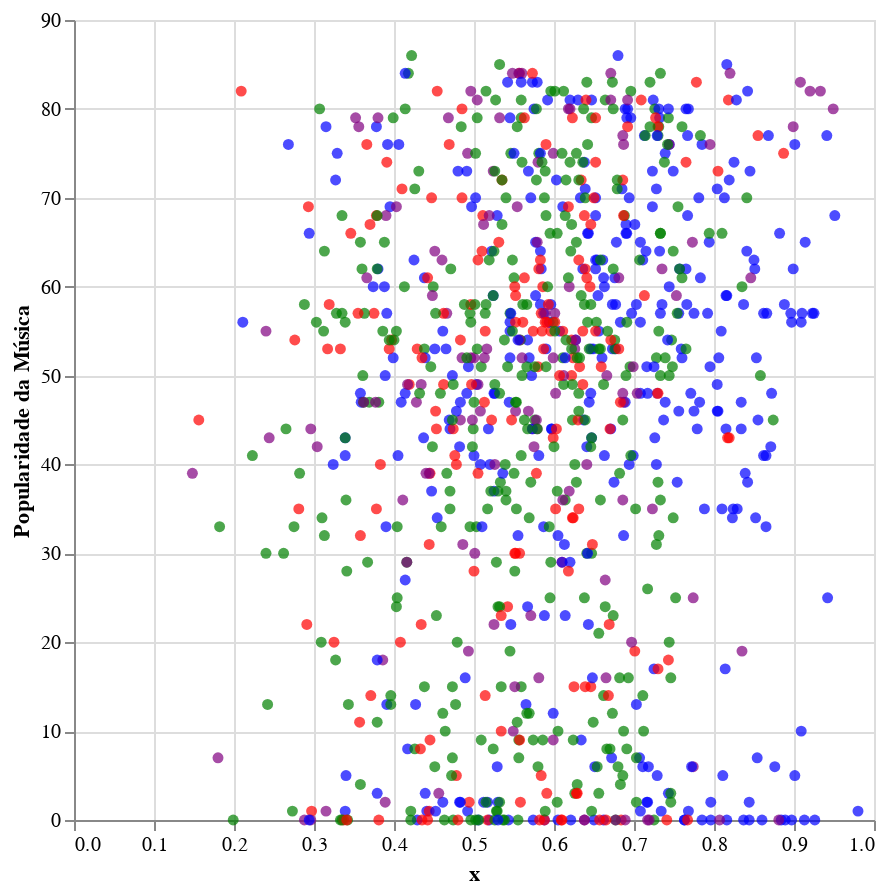

Here is the notebook cell this chart was saved with:
### Code cell
data_sample = data

dropdown_xcol = alt.binding_select(
    options=['danceability', 'energy', 'duration_ms', 'valence'],
    name='X-axis column '
)
xcol_param = alt.param(
    value='danceability',
    bind=dropdown_xcol
)

list_years = sorted(data_sample['interval'].unique().tolist())
input_dropdown = alt.binding_select(options=list_years, name='Ano de lançamento: ')
selection = alt.selection_single(fields=['interval'], bind=input_dropdown)
color = alt.condition(
    selection,
    alt.Color('interval:N', title='Ano de Lançamento', scale=alt.Scale(domain=list_years,  range=['red', 'green', 'blue', 'purple']), legend=None),
    alt.value('lightgray')
)

points = alt.Chart(data_sample, width=400, height=400).mark_circle().encode(
    alt.X('x', type='quantitative'),
    alt.Y('popularity', type='quantitative', title='Popularidade da Música'),
    color=color,
    tooltip = ['year_release', 'song_name']
).transform_calculate(
    x=f'datum[{xcol_param.name}]'
).add_params(
    xcol_param,
).add_selection(
    selection
)

points

### Figure 1 — Vega-Lite specification as saved in the notebook (floating-point values rounded to 4 significant figures; data arrays with more than 128 entries replaced by an {"elided": "..."} marker saying what was removed)
{"config": {"view": {"continuousWidth": 300, "continuousHeight": 300}}, "data": {"name": "data-7be88d8e1cdba816d7cfbb7481aa3fa7"}, "mark": {"type": "circle"}, "encoding": {"color": {"condition": {"param": "param_68", "field": "interval", "legend": null, "scale": {"domain": ["1940-1944", "1945-1949", "1955-1959", "1960-1964", "1965-1969", "1970-1974", "1975-1979", "1980-1984", "1985-1989", "1990-1994", "1995-1999", "2000-2004", "2005-2009", "2010-2014", "2015-2019"], "range": ["red", "green", "blue", "purple"]}, "title": "Ano de Lançamento", "type": "nominal"}, "value": "lightgray"}, "tooltip": [{"field": "year_release", "type": "quantitative"}, {"field": "song_name", "type": "nominal"}], "x": {"field": "x", "type": "quantitative"}, "y": {"field": "popularity", "title": "Popularidade da Música", "type": "quantitative"}}, "height": 400, "params": [{"name": "param_67", "bind": {"input": "select", "options": ["danceability", "energy", "duration_ms", "valence"], "name": "X-axis column "}, "value": "danceability"}, {"name": "param_68", "select": {"type": "point", "fields": ["interval"]}, "bind": {"input": "select", "options": ["1940-1944", "1945-1949", "1955-1959", "1960-1964", "1965-1969", "1970-1974", "1975-1979", "1980-1984", "1985-1989", "1990-1994", "1995-1999", "2000-2004", "2005-2009", "2010-2014", "2015-2019"], "name": "Ano de lançamento: "}}], "transform": [{"calculate": "datum[param_67]", "as": "x"}], "width": 400, "$schema": "https://vega.github.io/schema/vega-lite/v5.15.1.json", "datasets": {"data-7be88d8e1cdba816d7cfbb7481aa3fa7": {"elided": "988 records"}}}
